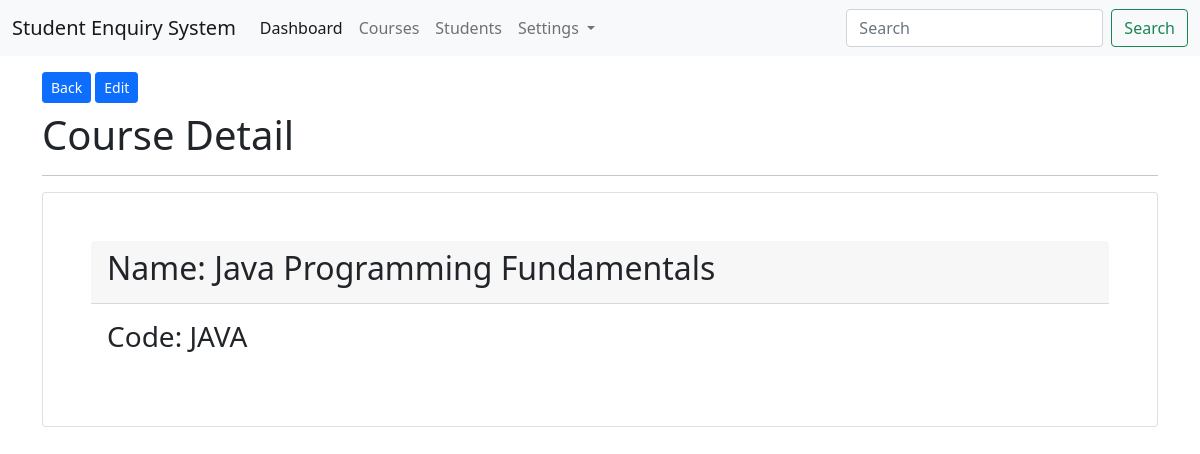
Page /courses/show/13/ (signed in) on the earlier database version.
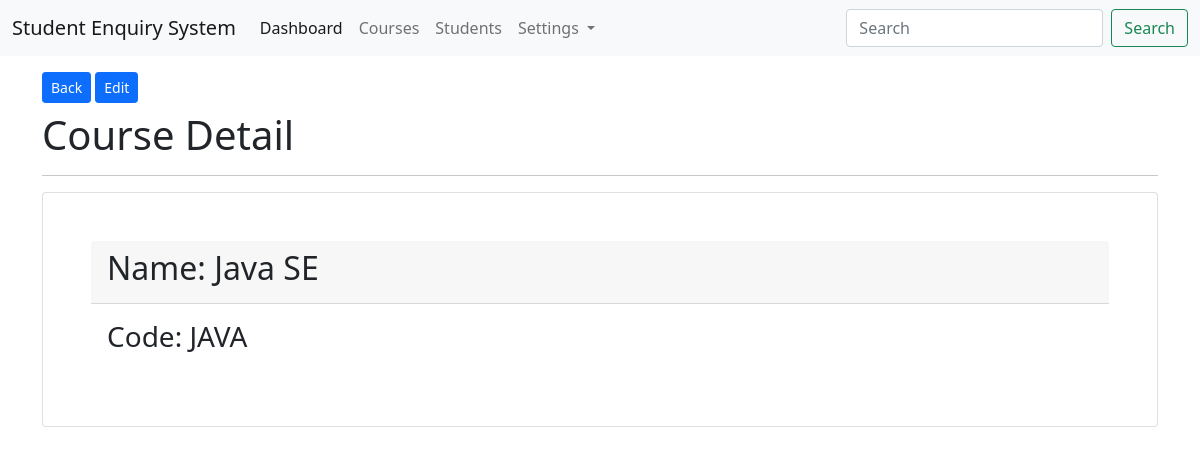
Same page on the later database version.
### app_courses/models.py (models this page shows, shortened)
class CourseModel(models.Model):
    course_name = models.CharField(max_length=200)
    course_code = models.CharField(max_length=100)
    class Meta:
        db_table = "tbl_courses"

### app_courses/views.py (the view)
# urls.py: path('show/<int:id>/', views.course_show, name='course-show'),
@login_required(login_url='/login')
def course_show(request, id):
    course = CourseModel.objects.get(id=id)
    context = {"course": course}
    return render(request, 'courses/show.html', context)

### templates/courses/show.html (shortened to what this page needs)
{% extends 'layouts/master.html' %}
{% block content %}
<div class="container">
    <a href="{% url 'course-index' %}" class="btn btn-primary btn-sm mt-3 mb-2">Back</a>
    <a href="{% url 'course-edit' course.id %}" class="btn btn-sm btn-primary mt-3 mb-2">Edit</a>
    <h1>Course Detail</h1>
    <hr>
    <div class="card p-5 mt-3">
        <div class="card-header">
            <h2>Name: {{ course.course_name }}</h2>
        </div>
        <div class="card-body">
            <h3>Code: {{ course.course_code }}</h3>
        </div>
    </div>
</div>
{% endblock %}

Differences in the rows shown:
changed CourseModel "JAVA": course_name "Java Programming Fundamentals" → "Java SE"
